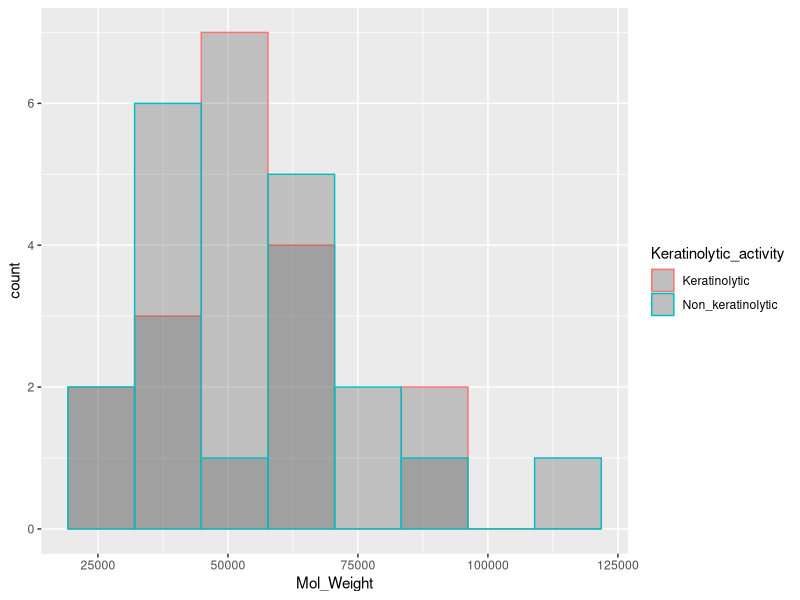
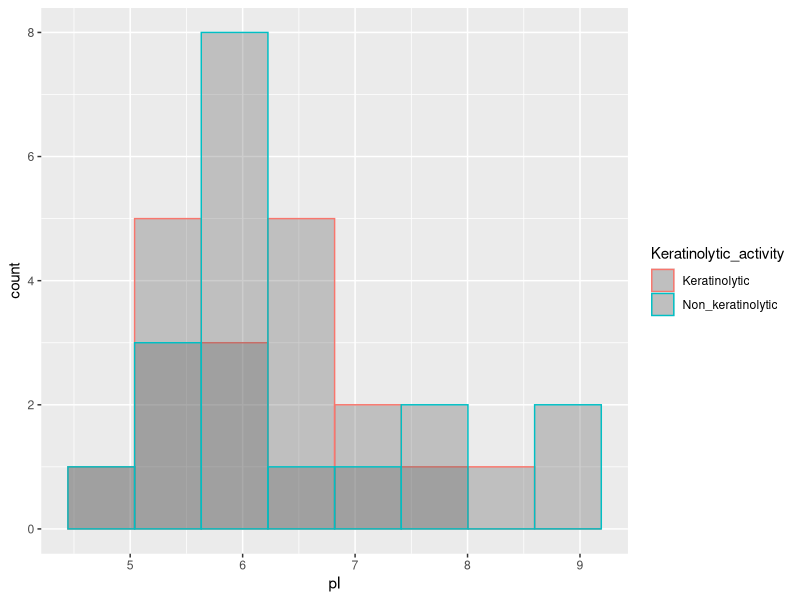

Write R code to recreate these figures, in order. (Note: this script raises an error after producing the figures.)
## ---- chunk 1
knitr::opts_chunk$set(echo = TRUE)

# Habilita librerías
library(readxl) # Para importar datos a R

library(dplyr) # Para manipular datos

library(ggplot2) # Para hacer gráficos

library(tidyr) # Para manipular datos
## ---- chunk 2
Datos_Metaloproteasas <- read_excel("MetalloproteasesDB.xlsx", na = "N/A")

summary(Datos_Metaloproteasas)

str(Datos_Metaloproteasas)
## ---- chunk 3
Datos_Metaloproteasas$ID <- as.factor(Datos_Metaloproteasas$ID)

Datos_Metaloproteasas$Acc_No <- as.factor(Datos_Metaloproteasas$Acc_No)

Datos_Metaloproteasas$Family <- as.factor(Datos_Metaloproteasas$Family)

Datos_Metaloproteasas$Keratinolytic_activity <- as.factor(Datos_Metaloproteasas$Keratinolytic_activity)

Datos_Metaloproteasas$Activity_type <- as.factor(Datos_Metaloproteasas$Activity_type)

Datos_Metaloproteasas$Active_site <- as.factor(Datos_Metaloproteasas$Active_site)

Datos_Metaloproteasas$Metal_binding_site <- as.factor(Datos_Metaloproteasas$Metal_binding_site)

summary(Datos_Metaloproteasas)
## ---- chunk 4

Datos_Metaloproteasas %>% select(Length, Negative_AA) %>% 
  mutate(Negativity = Negative_AA/Length)

Datos_Metaloproteasas %>% select(Length, Positive_AA) %>% 
  mutate(Positivity = Positive_AA/Length)

## ---- chunk 5

#Knitrkabletable?
#table(tidy_vacunas$Group,tidy_vacunas$Week)

#b) Filtrar datos por un criterio de clasificación
#tidy_vacunas %>% filter(Group == "Vaccinated")

#c) Filtrar datos por dos criterios de clasificación
#tidy_vacunas %>% filter(Group == "Vaccinated") %>% filter(Week == 24)

#d) Calcular medidas resumen
#tidy_vacunas %>% filter(Group == "No-vaccinated") %>% summarize(mean(`IFN response`))

#Del conjunto de datos tidy_vacunas seleccione el grupo No-vaccinated y calcule para la variable IFN response el número de datos n(), el promedio mean(), la mediana median(), el valor mínimo min(), máximo max() y la desviación estándar sd().
#tidy_vacunas %>% filter(Group == "No-vaccinated") %>% summarize(n(), mean(`IFN response`),median(`IFN response`), min(`IFN response`), max(`IFN response`), sd(`IFN response`))

#cambie los títulos de cada columna agregando al código anterior un nuevo nombre entre comillas. Siga este ejemplo para la primera columna summarize(“N” = n() y complete para las columnas restantes.
#tidy_vacunas %>% filter(Group == "No-vaccinated") %>% summarize("N" = n(), "Mean"= mean(`IFN response`), "Median"= median(`IFN response`), "Minimum" = min(`IFN response`), "Maximum" = max(`IFN response`), "Standard Deviation" = sd(`IFN response`))

#Finalmente, para publicar una tabla resumen de forma profesional debemos crear un objeto llamado Table, almacenar nuestra última tabla resumen en el y luego imprimirla con el comando knitr::kable() de la librería knitr.
#Table <- tidy_vacunas %>% filter(Group == "No-vaccinated") %>% summarize("N" = n(), "Mean"= mean(`IFN response`), "Median"= median(`IFN response`), "Minimum" = min(`IFN response`), "Maximum" = max(`IFN response`), "Standard Deviation" = sd(`IFN response`))

#knitr::kable(Table, caption = "Tabla 1. Resumen de respuesta de IFN en animales no vacunados.")

table(Datos_Metaloproteasas$Keratinolytic_activity)

## ---- chunk 6
ggplot(Datos_Metaloproteasas, aes(x = Mol_Weight, color = Keratinolytic_activity)) +
  geom_histogram(position = "identity", bins = 8, alpha = 0.3)
## ---- chunk 7
ggplot(Datos_Metaloproteasas, aes(x = pI, color = Keratinolytic_activity)) +
  geom_histogram(position = "identity", bins = 8, alpha = 0.3)
## ---- chunk 8
ggplot(Datos_Metaloproteasas, aes(x = Negativity, color = Keratinolytic_activity)) +
  geom_histogram(position = "identity", bins = 8, alpha = 0.3)
## ---- chunk 9
ggplot(Datos_Metaloproteasas, aes(x = Positivity, color = Keratinolytic_activity)) +
  geom_histogram(position = "identity", bins = 8, alpha = 0.3)
## ---- chunk 10
ggplot(Datos_Metaloproteasas, aes(x = Extinction_coefficient , color = Keratinolytic_activity)) +
  geom_histogram(position = "identity", bins = 8, alpha = 0.3)
